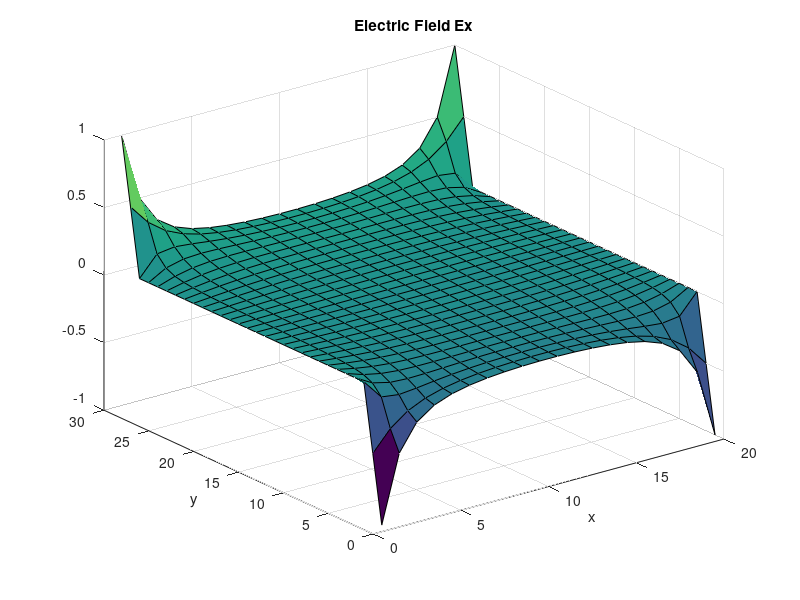
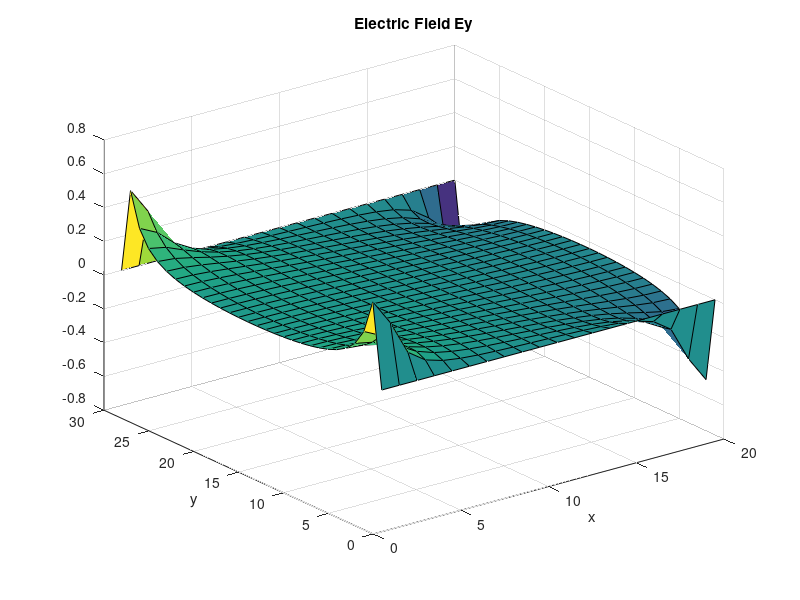
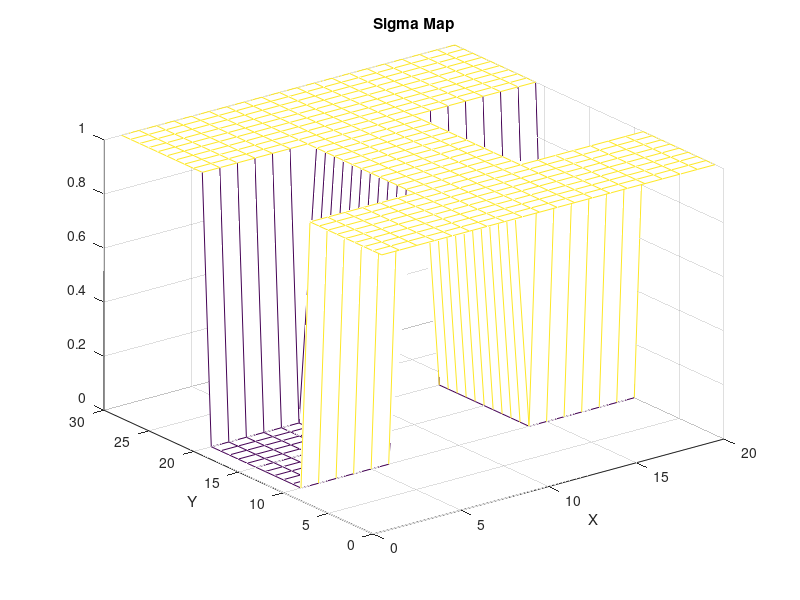
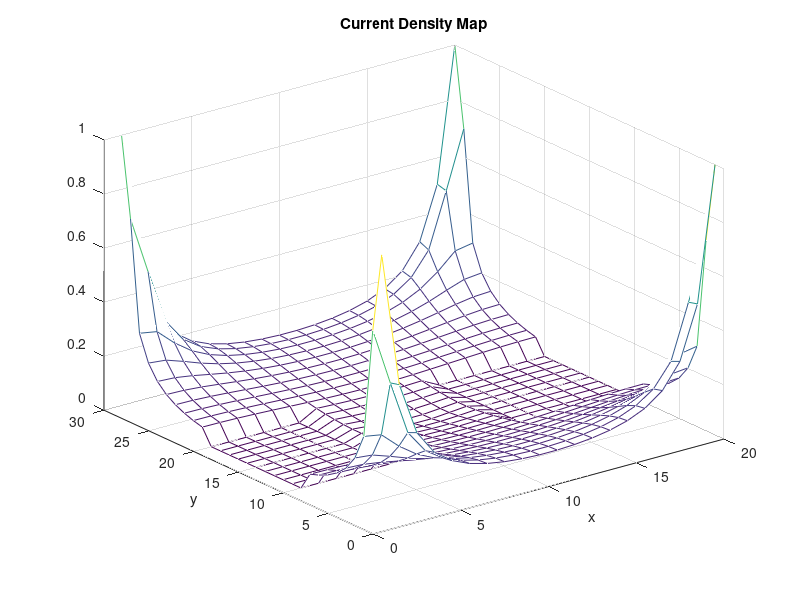

The MATLAB source for these figures, in order: (Note: this script raises an error after producing the figures.)
x= 3;           % x dimension
y=2;            % y dimension
%%%%% ratio for L/W is 3/2

dx = .1;
dy = .1;
nx = x/dx;
ny = y/dy;
%%create matrices for the F and G values. 
G = sparse(nx*ny,nx*ny);        %large matrix with mostly 0's
F = zeros(nx*ny,1);
% iterate through each point and give it the proper value. 
for i = 1:nx
    for j = 1:ny
        
        n = i + (j - 1) * nx; 
        nym = i + (j - 2) * nx; 
        nyp = i + j * nx; 
        nxm = i - 1 + (j - 1) * nx; 
        nxp = i + 1 + (j - 1) * nx; 
        
        if i == 1
            G(n, n) = 1; 
            F(n) = 1;
        elseif i == nx
            G(n, n) = 1; 
            F(n) = 1;
        elseif j == 1
            G(n, n) = 1; 
        elseif j == ny
            G(n, n) = 1; 
        else
            G(n, n) = -4; 
            G(n, nxm) = 1; 
            G(n, nxp) = 1; 
            G(n, nym) = 1; 
            G(n, nyp) = 1; 
        end
    end
end
%create the voltmap as well the matrix for V, density on X and Y. 
Voltmap2 = zeros(nx, ny); 
Ex=zeros (nx, ny);
Ey=zeros (nx, ny); 
V = G\F; 
%numerical way to answer voltage map 
for i = 1:nx
    for j = 1:ny
        n = i + (j - 1)*nx;
        Voltmap2(i, j) = V(n); 
    end
end
%iterate through the density matrices and find the corresponding density. 
 for i = 1:nx
    for j = 1:ny
        if i == 1
            Ex(i, j) = Voltmap2(i+1, j) - Voltmap2(i, j); 
        elseif i == nx
            Ex(i, j) = Voltmap2(i, j) - Voltmap2(i-1, j);
        else
            Ex(i, j) = (Voltmap2(i+1, j) - Voltmap2(i-1, j))*0.5;
        end
        
        if j == 1
            Ey(i, j) = Voltmap2(i, j+1) - Voltmap2(i, j); 
        elseif j == ny
            Ey(i, j) = Voltmap2(i, j) - Voltmap2(i, j-1);
        else
            Ey(i, j) = (Voltmap2(i, j+1) - Voltmap2(i, j-1))*0.5;
        end
    end
 end
%plot the electric field for X and Y. 
figure(1)
surf(Ex)
title('Electric Field Ex')
xlabel('x')
ylabel('y')

figure(2)
surf(Ey)
title('Electric Field Ey')
xlabel('x')
ylabel('y')
%create the sigma matrix of ones. could have chosen 0, or 1. 
sigma = ones(nx,ny);
%iterate through the points and change where the bottle neck is. 
for i = 1:nx
    for j = 1:ny
        if j <= (ny/3) || j >= (ny*2/3)
            if i >= (nx/3) && i <= (nx*2/3)
                sigma(i,j) = 10^-12;
            end
            
        end
    end
end
%find the total electric field
TotalE= sqrt(Ex.^2+ Ey.^2);
%J is the total electric field where sigma is. 
J=sigma .* TotalE;
% plot sigma map
figure(3);
mesh(sigma);
xlabel('X');
ylabel('Y');
title('Sigma Map');
%plot current density map
figure(4)
mesh(J)
title('Current Density Map')
xlabel('x')
ylabel('y')
%%%%%%%Part 2 B%%%%%%%%
current =0;
OldCurrent=0;
TotalCurrent=0;
TotalE=0 ;
G = sparse(nx*ny,nx*ny);
F = zeros(nx*ny,1);
J=0;
TotalE=0;
sigma=0;
%run through the original code but iterate extra times for in increase in
%size. 
for meshsize = 1:1:5
    for i = 1:nx
        for j = 1:ny

            n = i + (j - 1) * nx; 
            nym = i + (j - 2) * nx; 
            nyp = i + j * nx; 
            nxm = i - 1 + (j - 1) * nx; 
            nxp = i + 1 + (j - 1) * nx; 

            if i == 1
                G(n, n) = 1; 
                F(n) = 1;
            elseif i == nx
                G(n, n) = 1; 
                F(n) = 1;
            elseif j == 1
                G(n, n) = 1; 
            elseif j == ny
                G(n, n) = 1; 
            else
                G(n, n) = -4; 
                G(n, nxm) = 1; 
                G(n, nxp) = 1; 
                G(n, nym) = 1; 
                G(n, nyp) = 1; 
            end
        end
    end

    Voltmap2 = zeros(nx, ny); 
    Ex=zeros (nx, ny);
    Ey=zeros (nx, ny); 
    V = G\F; 

    for i = 1:nx
        for j = 1:ny
            n = i + (j - 1)*nx;
            Voltmap2(i, j) = V(n); 
        end
    end
    
    sigma = ones(nx,ny);
        for i = 1:nx
        for j = 1:ny
            if j <= (ny/3) || j >= (ny*2/3)
                if i >= (nx/3) && i <= (nx*2/3)
                    sigma(i,j) = 10^-12;
                end

            end
        end
    end
     for i = 1:nx
        for j = 1:ny
            if i == 1
                Ex(i, j) = Voltmap2(i+1, j) - Voltmap2(i, j); 
            elseif i == nx
                Ex(i, j) = Voltmap2(i, j) - Voltmap2(i-1, j);
            else
                Ex(i, j) = (Voltmap2(i+1, j) - Voltmap2(i-1, j))*0.5;
            end

            if j == 1
                Ey(i, j) = Voltmap2(i, j+1) - Voltmap2(i, j); 
            elseif j == ny
                Ey(i, j) = Voltmap2(i, j) - Voltmap2(i, j-1);
            else
                Ey(i, j) = (Voltmap2(i, j+1) - Voltmap2(i, j-1))*0.5;
            end
        end
     end
       TotalE= sqrt(Ex.^2 + Ey.^2);
       J=sigma .* TotalE;
       OldCurrent=current;
       current =sum(J,'All');
       figure(5)
       plot([meshsize-1 meshsize], [OldCurrent current])
       hold on
       title ('Current vs Mesh Size')
end
% for meshsize = 1:ny        
%    TotalE= Ex(meshsize,:)+ Ey(meshsize,:);
%    J=sigma .* TotalE;
%    figure(5)
%    OldCurrent=TotalCurrent;
%    current =sum(J,2);
%    TotalCurrent=sum(current);
%    plot([meshsize-2 meshsize], [OldCurrent TotalCurrent],'o')
%    hold on
%    title ('Current vs Mesh Size')
% end
   xlabel('Mesh Size')
   ylabel('Current')

%%%%%%%%%%%%%%%%%%%%Part C%%%%%%%%%%%%%%
% change the size of our boxes inside dimensions and see effect on current
% density. 
sigma1 = ones(nx,ny);
sigma2 = ones(nx,ny);
sigma3 = ones(nx,ny);
sigma4 = ones(nx,ny);

for i = 1:nx %Changing the lengths and widths
        for j = 1:ny
            if j <= (ny/3) || j >= (ny*2/5)
                if i >= (nx/5) && i <= (nx*2/3)
                    sigma1(i,j) = 10^-12;
                end
            end
        if j <= (ny/4) || j >= (ny*3/4)
            if i >= (nx/2) && i <= (nx*2/3)
                sigma2(i,j) = 10^-2;
            end 
        end
        if j <= (ny/3) || j >= (ny*2/3)
            if i >= (nx/3) && i <= (nx*2/3)
                sigma3(i,j) = 10^-2;
            end 
        end 
        if j <= (ny/4) || j >= (ny/2)
            if i >= (nx/4) && i <= (nx/2)
                sigma4(i,j) = 10^-2;
            end 
        end
        end
end 
for i = 1:nx
    for j = 1:ny
        
        n = i + (j - 1) * nx; 
        nym = i + (j - 2) * nx; 
        nyp = i + j * nx; 
        nxm = i - 1 + (j - 1) * nx; 
        nxp = i + 1 + (j - 1) * nx; 
        
        if i == 1
            G(n, n) = 1; 
            F(n) = 1;
        elseif i == nx
            G(n, n) = 1; 
            F(n) = 1;
        elseif j == 1
            G(n, n) = 1; 
        elseif j == ny
            G(n, n) = 1; 
        else
            G(n, n) = -4; 
            G(n, nxm) = 1; 
            G(n, nxp) = 1; 
            G(n, nym) = 1; 
            G(n, nyp) = 1; 
        end
    end
end

Voltmap2 = zeros(nx, ny); 
Ex=zeros (nx, ny);
Ey=zeros (nx, ny); 
V = G\F; 

for i = 1:nx
    for j = 1:ny
        n = i + (j - 1)*nx;
        Voltmap2(i, j) = V(n); 
    end
end
 for i = 1:nx
    for j = 1:ny
        if i == 1
            Ex(i, j) = Voltmap2(i+1, j) - Voltmap2(i, j); 
        elseif i == nx
            Ex(i, j) = Voltmap2(i, j) - Voltmap2(i-1, j);
        else
            Ex(i, j) = (Voltmap2(i+1, j) - Voltmap2(i-1, j))*0.5;
        end
        
        if j == 1
            Ey(i, j) = Voltmap2(i, j+1) - Voltmap2(i, j); 
        elseif j == ny
            Ey(i, j) = Voltmap2(i, j) - Voltmap2(i, j-1);
        else
            Ey(i, j) = (Voltmap2(i, j+1) - Voltmap2(i, j-1))*0.5;
        end
    end
end
Sigma = ones(nx,ny);

for i = 1:nx
    for j = 1:ny
        if j <= (ny/3) || j >= (ny*2/3)
            if i >= (nx/3) && i <= (nx*2/3)
                Sigma(i,j) = s;
            end
            
        end
    end
end

TotalE= Ex + Ey;
J1=sigma1 .* TotalE;
J2=sigma2 .* TotalE;
J3=sigma3 .* TotalE;
J4=sigma4 .* TotalE;
sumJ1=sum(J1,'All');
sumJ2=sum(J2,'All');
sumJ3=sum(J3,'All');
sumJ4=sum(J4,'All');
TotalJ=[sumJ1 sumJ2 sumJ3 sumJ4];
TotalSigma=[sigma1 sigma2 sigma3 sigma4];
figure(6);
subplot(2,2,1)
mesh(sigma1);
xlabel('X');
ylabel('Y');
title('Sigma1 Map');
subplot(2,2,2)
mesh(sigma2);
xlabel('X');
ylabel('Y');
title('Sigma2 Map');
subplot(2,2,3)
mesh(sigma3);
xlabel('X');
ylabel('Y');
title('Sigma3 Map');
subplot(2,2,4)
mesh(sigma4);
xlabel('X');
ylabel('Y');
title('Sigma4 Map');
figure(7)
plot([1 2 3 4], TotalJ)
xticks([1 2 3 4])
xlabel('Sigma #')
ylabel('Current')
title('current vs Sigma Map')
%%%%%%%%%%%%%%%Part D%%%%%%%%%%
sumJ=0;
oldJ=0;
J=0;
TotalE=0;
for s= 1e-12:0.01:0.9
x= 3;           % x dimension
y=2;            % y dimension
%%%%% ratio for L/W is 3/2

dx = .1;
dy = .1;
nx = x/dx;
ny = y/dy;
%%create matrices for the F and G values. 
G = sparse(nx*ny,nx*ny);
F = zeros(nx*ny,1);

for i = 1:nx
    for j = 1:ny
        
        n = i + (j - 1) * nx; 
        nym = i + (j - 2) * nx; 
        nyp = i + j * nx; 
        nxm = i - 1 + (j - 1) * nx; 
        nxp = i + 1 + (j - 1) * nx; 
        
        if i == 1
            G(n, n) = 1; 
            F(n) = 1;
        elseif i == nx
            G(n, n) = 1; 
            F(n) = 1;
        elseif j == 1
            G(n, n) = 1; 
        elseif j == ny
            G(n, n) = 1; 
        else
            G(n, n) = -4; 
            G(n, nxm) = 1; 
            G(n, nxp) = 1; 
            G(n, nym) = 1; 
            G(n, nyp) = 1; 
        end
    end
end

Voltmap2 = zeros(nx, ny); 
Ex=zeros (nx, ny);
Ey=zeros (nx, ny); 
V = G\F; 

for i = 1:nx
    for j = 1:ny
        n = i + (j - 1)*nx;
        Voltmap2(i, j) = V(n); 
    end
end
 for i = 1:nx
    for j = 1:ny
        if i == 1
            Ex(i, j) = Voltmap2(i+1, j) - Voltmap2(i, j); 
        elseif i == nx
            Ex(i, j) = Voltmap2(i, j) - Voltmap2(i-1, j);
        else
            Ex(i, j) = (Voltmap2(i+1, j) - Voltmap2(i-1, j))*0.5;
        end
        
        if j == 1
            Ey(i, j) = Voltmap2(i, j+1) - Voltmap2(i, j); 
        elseif j == ny
            Ey(i, j) = Voltmap2(i, j) - Voltmap2(i, j-1);
        else
            Ey(i, j) = (Voltmap2(i, j+1) - Voltmap2(i, j-1))*0.5;
        end
    end
end
Sigma = ones(nx,ny);

for i = 1:nx
    for j = 1:ny
        if j <= (ny/3) || j >= (ny*2/3)
            if i >= (nx/3) && i <= (nx*2/3)
                Sigma(i,j) = s;
            end
            
        end
    end
end
oldJ=sumJ;
TotalE= sqrt(Ex.^2 + Ey.^2);
J=Sigma .* TotalE;
sumJ=sum(J,'All');
figure(8);
hold on
plot([s s], [oldJ sumJ], 'o')
xlim([1e-12 0.9])
xlabel('Sigma');
ylabel('Current');
title('Current vs Sigma');
end
hold off